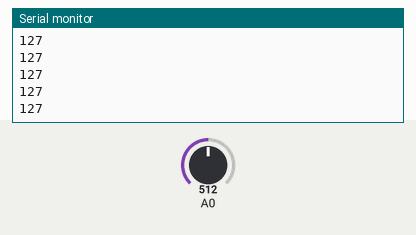
Recording of a sketch running on a simulated Arduino Uno, built with avr-gcc and run on an emulated ATmega328P. On the bench: the last lines printed to the serial monitor. The inputs (shaded band) are chosen by the test bench; at power-on: A0 = 512.

Above: at 1.2 s.
1.3 s: A0 set to 716
At 2.3 s:
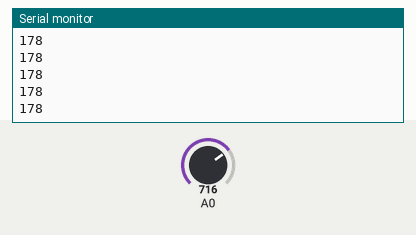
2.8 s: A0 set to 900
At 3.7 s:
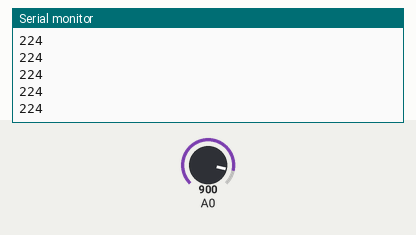
Timing chart, 0 to 5.8 s (numbered marks = the images above; inputs shaded):
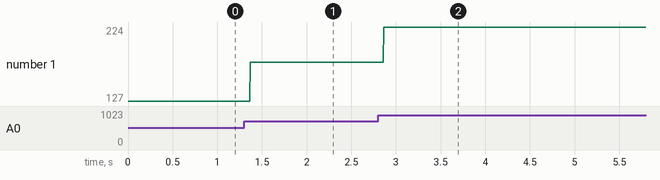

Measured:
- after the input at 1.3 s, the serial monitor: prints a new line after 0.07 s (image 1)
- after the input at 2.8 s, the serial monitor: prints a new line after 0.07 s (image 2)
- plotted number 1: 127 → 178 after the input at 1.3 s, 178 → 224 after the input at 2.8 s

The sketch:

xbee_SERVOsend.ino
```cpp
//Sending
int val = 0;
int mapVal = 0;
int potPin = 0;

void setup()
{
  Serial.begin(9600);
}
void loop()
{
  val = analogRead(0);
  mapVal = map(val,0,1023,0, 255);
  Serial.println(mapVal);
  delay(2);
}
```
